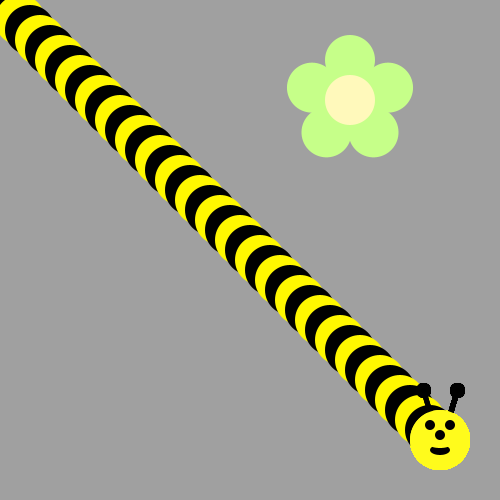
Frame 1 (no input)
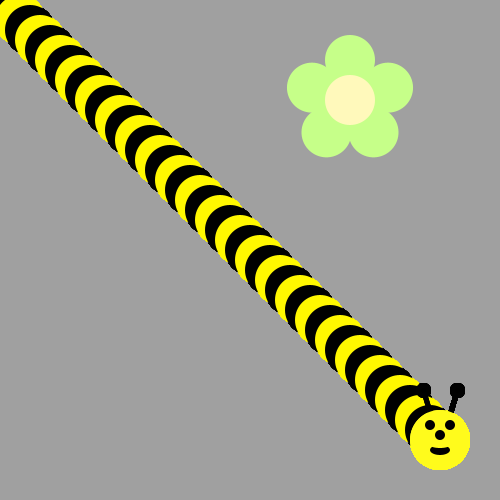
Frame 60 (the mouse pressed at the canvas centre just before this capture)
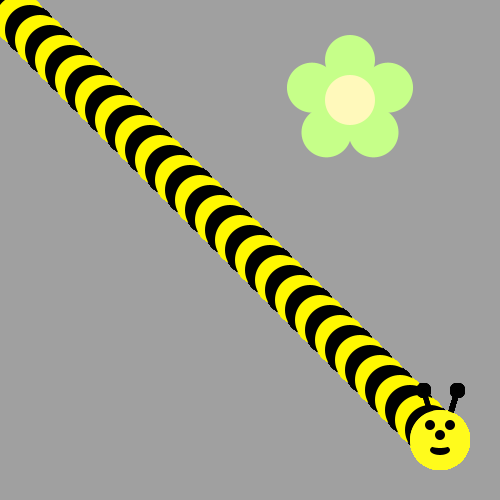
Frame 120 (the mouse held since frame 60 and released just before this capture)

The Processing sketch that drew these frames (run headless with seeded random() and noise(); from frame 60 on, the mouse is pressed at the canvas centre):

// Processing sketch: bumbleBee
// ── bumbleBee.pde
void draw() {
  for(int i=0; i<450; i+=10){
if(i%20==0){
  fill(#FFF700);
}
else{
  fill(#000000);
}
ellipse(i,i,50,50);
drawBeeFace(440,440);
}

  /*Use a loop to make a body for the Bee!
Then put his head on using drawBeeFace(x,y)
Use Modulo to make the colors alternate 
*/
}

void drawFlower(int x, int y) {
     noStroke();
     translate(x, y);
     // draw 5 petals, rotating after each one<
     fill(#c6ff89);      // green
      for (int i = 0; i < 5; i++) {
           ellipse(0, -40, 50, 50);
          rotate(radians(72));
     }
     fill(#fff9bb); // light yellow
     ellipse(0, 0, 50, 50);
} 
void drawBeeFace(int BeeFaceX, int BeeFaceY) {
     noStroke();
     fill(0, 0, 0);
     stroke(1);
     strokeWeight(5);
     line(BeeFaceX-10, BeeFaceY-27, BeeFaceX-17, BeeFaceY-50);
     line(BeeFaceX+10, BeeFaceY-27, BeeFaceX+17, BeeFaceY-50);
     ellipse(BeeFaceX-17, BeeFaceY-50, 10, 10);
     ellipse(BeeFaceX+17, BeeFaceY-50, 10, 10);
     noStroke();
     fill(255, 251, 28);
     ellipse(BeeFaceX, BeeFaceY, 60, 60); // face
     fill(255, 237, 209);
     fill(0,0,0);
      ellipse(BeeFaceX-10, BeeFaceY-15, 10, 10); // eyes
     ellipse(BeeFaceX+10, BeeFaceY-15, 10, 10);
      ellipse(BeeFaceX, BeeFaceY-5, 10, 10); // nose
      ellipse(BeeFaceX, BeeFaceY+10, 20, 10);// mouth
     fill(255, 251, 28);
     ellipse(BeeFaceX, BeeFaceY+5, 20, 6);
}

void setup() {
     ellipseMode(CENTER);
     size(500, 500);
     background(160, 160, 160);
      drawFlower(350, 100);
}
